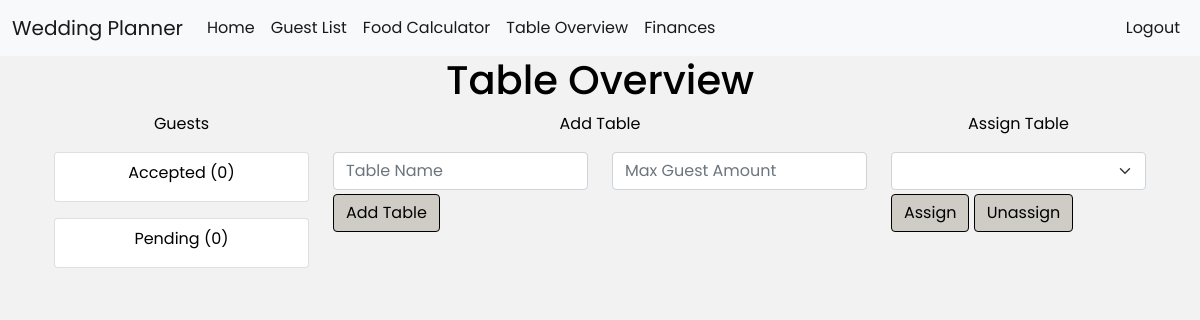
/table-overview (signed in), run on an earlier commit of the app's database.
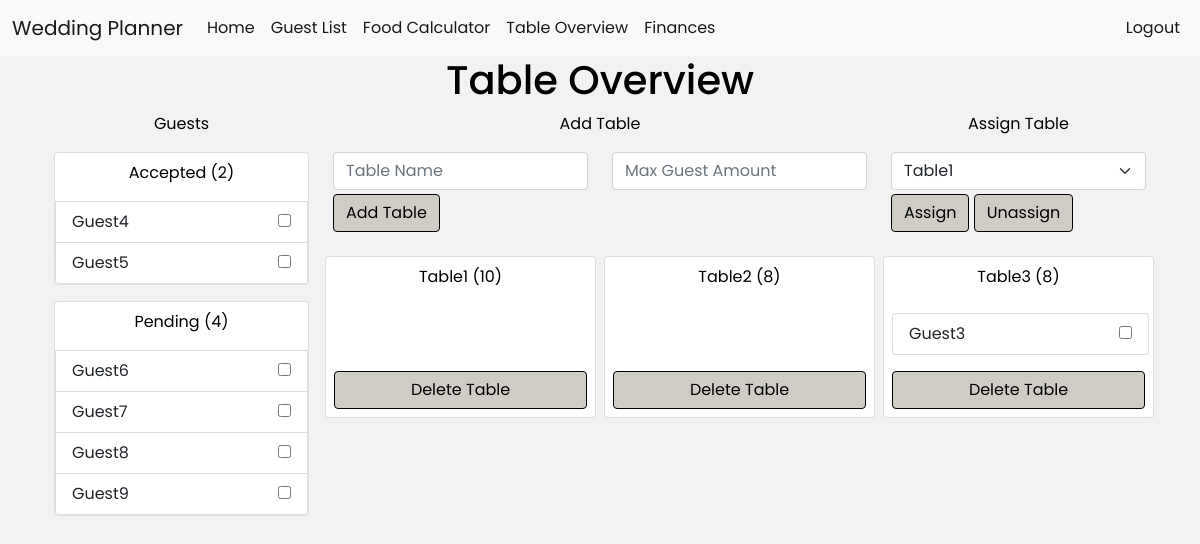
And on a later commit of the database.
### website/models.py (models this page shows)
class Guest(db.Model):
    id = db.Column(db.Integer, primary_key=True)
    name = db.Column(db.String(150))
    date = db.Column(db.DateTime(timezone=True), default=func.now())
    invitation_sent = db.Column(db.Boolean)
    user_id = db.Column(db.Integer, db.ForeignKey('user.id'))
    group_id = db.Column(db.Integer, db.ForeignKey('group.id'))
    status_id = db.Column(db.Integer, db.ForeignKey('status.id'))
    table_id = db.Column(db.Integer, db.ForeignKey('table.id'))

class Table(db.Model):
    id = db.Column(db.Integer, primary_key=True)
    user_id = db.Column(db.Integer, db.ForeignKey('user.id'))
    name = db.Column(db.String(150))
    max_guests = db.Column(db.Integer)
    guest = db.relationship('Guest')

### website/views.py (the view, shortened to what this page needs)
@views.route('/table-overview', methods=['GET', 'POST'])
@login_required
def table_overview():
    selected_guests = request.form.getlist('selected')
    selected_table = request.form.get('tables')
    print(selected_table)
    tableList = db.session.query(Table).filter_by(user_id=current_user.id)
    guestsOpen = db.session.query(Guest).filter_by(user_id=current_user.id, status_id=1, table_id = None)
    guestsAccepted = db.session.query(Guest).filter_by(user_id=current_user.id, status_id=2, table_id = None)
    rowsOpen = db.session.query(Guest).filter_by(user_id=current_user.id, status_id=1, table_id = None).count()
    rowsAcc = db.session.query(Guest).filter_by(user_id=current_user.id, status_id=2, table_id = None).count()
    return render_template("tables.html",user=current_user, tableList=tableList, guestsOpen=guestsOpen, guestsAccepted=guestsAccepted, rowsOpen=rowsOpen, rowsAcc=rowsAcc)

### website/__init__.py (called while the page is built)
def create_app():
    app = Flask(__name__)
    app.config['SQLALCHEMY_TRACK_MODIFICATIONS'] = False
    app.config['SECRET_KEY'] = 'key'
    app.config['SQLALCHEMY_DATABASE_URI'] = f'sqlite:///{DB_NAME}'
    db.init_app(app)
    UPLOAD_FOLDER = 'website/static/files'
    app.config['UPLOAD_FOLDER'] =  UPLOAD_FOLDER
    from .views import views
    from .auth import auth
    app.register_blueprint(views, url_prefix='/')
    app.register_blueprint(auth, url_prefix='/')
    from .models import User, Note
    create_database(app)
    login_manager = LoginManager()
    login_manager.login_view = 'auth.login'
    login_manager.init_app(app)
    @login_manager.user_loader
    def load_user(id):
        return User.query.get(int(id))
    return app

### website/templates/tables.html
{% extends "base.html" %} {% block title %}Home{% endblock %} {% block content %}
<div class="container">
    <form method="POST">
        <div class="row">
            <h1 align="center">Table Overview</h1>
        </div>
        <div class="row">
            <div class="col-3">
                <div class="Guestlist">
                    <p align="center">Guests</p>
                        <ul class="list-group" id="guestOpenAndAcc">
                            <div class="card">
                                <p align="center" class="mt-2">Accepted ({{ rowsAcc }})</p>
                                {% for guest in guestsAccepted %}
                                <li class="list-group-item d-flex justify-content-between align-items-center">
                                    <span class="flew-row">
                                        {{ guest.name }}
                                    </span>
                                    <span class="rlex-row-reverse">
                                        <input type="checkbox" id="selected_acc" name="selected" value={{ guest.id }}>
                                    </span>
                                </li>
                                {% endfor %}
                            </div>
                            <div class="card mt-3">
                                <p align="center" class="mt-2">Pending ({{ rowsOpen }})</p>
                                {% for guest in guestsOpen %}
                                <li class="list-group-item d-flex justify-content-between align-items-center">
                                    <span class="flew-row">
                                        {{ guest.name }}
                                    </span>
                                    <span class="flex-row-reverse">
                                        <input type="checkbox" id="selected_op" name="selected" value={{ guest.id }}>
                                    </span>
                                </li>
                                {% endfor %}
                            </div>
                        </ul>
                </div>
            </div>
            <div class="col-9">
                <div class="row">
                    <div class="col-8">
                        <p align="center">Add Table</p>
                        <div class="add_table">
                            <div class="row">
                                <div class="col">
                                    <input name="table_name" id="table_name" class="form-control" placeholder="Table Name"></input>
                                </div>
                                <div class="col">
                                    <input name="max_guests" id="max_guests" type="number" class="input-number form-control" placeholder="Max Guest Amount"></input>
                                </div>
                            </div>
                            <button type="submit" name="submit" class="add_table_value btn btn-primary mt-1" value="add_table">Add Table</button>
                        </div>
                    </div>
                    <div class="col-4">
                        <p align="center">Assign Table</p>
                        <div class="assign_table">
                            <select name="tables" id="tables" class="form-select">
                                {% for t in tableList %}
                                    <option name="selected_table" value={{t.id}}>{{t.name}}</option>
                                {% endfor %}
                            </select>
                            <button type="submit" name="submit" class="add_table_value btn btn-primary mt-1" value="assign_table">Assign</button>
                            <button type="submit" name="submit" class="add_table_value btn btn-primary mt-1" value="unassign">Unassign</button>
                        </div>
                    </div>
                </div>
                <div class="row mt-4">
                {% for table in user.table %}
                <div class="col-sm card mx-1 py-2" style="min-width: 200px;">
                    <div class="row align-items-start">
                        <p align="center">
                            {{ table.name }} ({{ table.max_guests }})
                        </p>
                        <ul class="list-group m-2" id="{{ table.id }}">
                            {% for guest in table.guest %}
                            <li class="list-group-item d-flex justify-content-between align-items-center">
                                <span class="flew-row">
                                    {{ guest.name }}
                                </span>
                                <span class="flew-row-reverse">
                                    <input type="checkbox" id="selected_op  " name="selected" value={{ guest.id }}>
                                </span>
                            </li>
                            {% endfor %}
                        </ul>
                    </div>
                    <div class="row d-flex align-items-end px-2" style="height: 100%;">
                        <button type="button" class="delete btn btn-secondary mt-2" onClick="deleteTable({{ table.id }})">
                            <span aria-hidden="true">Delete Table</span>
                        </button>
                    </div>
                </div>
                {% endfor %}
                </div>
            </div>
        </div>
    </form>
</div>
{% endblock %}

### website/templates/base.html (shortened to what this page needs)
<!DOCTYPE html>
<html>
  <head>
    <link
    href="https://cdn.jsdelivr.net/npm/bootstrap@5.1.3/dist/css/bootstrap.min.css"
    rel="stylesheet"
>
    <link rel= "stylesheet" type= "text/css" href= "{{ url_for('static',filename='styles/main2.css') }}">
  </head>
  <body>
    <nav class="navbar navbar-expand-lg navbar-light bg-light">
      <div class="container-fluid">
        <a class="navbar-brand" href="/">Wedding Planner</a>
        <div class="collapse navbar-collapse" id="navbarNav">
          <ul class="navbar-nav">
            {% if user.is_authenticated %}
            <li class="nav-item">
              <a class="nav-link active" aria-current="page" href="/">Home</a>
            </li>
            <li class="nav-item">
              <a class="nav-link active" aria-current="page" href="/guest-list">Guest List</a>
            </li>
            <li class="nav-item">
              <a class="nav-link active" aria-current="page" href="/foodcalc">Food Calculator</a>
            </li>
            <li class="nav-item">
              <a class="nav-link active" aria-current="page" href="/table-overview">Table Overview</a>
            </li>
            <li class="nav-item">
              <a class="nav-link active" aria-current="page" href="/finances">Finances</a>
            </li>
            {% endif %}
          </ul>
          <ul class="navbar-nav ms-auto">
            {% if user.is_authenticated %}
            <li class="nav-item">
              <a class="nav-link active" aria-current="page" href="/logout">Logout</a>
            </li>
          {% endif %}
        </div>
      </div>
    </nav>
    <div class="container">{% block content %} {% endblock %}</div>
  </body>
</html>

### website/static/styles/main2.css (style rules this page uses)
:root { --primary-color: black; }
body { background: #F2F2F2; margin: 0; font-family: "Poppins"; color: black; }
.btn-primary { color: var(--primary-color); background-color: rgb(206, 204, 197); border: solid black; border-width: 1px; }
.btn-secondary { color: var(--primary-color); background-color: rgb(206, 204, 197); border: solid black; border-width: 1px; }

What changed in the data, as far as the page shows it:
added Guest: name "Guest4", shown under "Table Overview"
added Guest: name "Guest5", shown under "Table Overview"
added Guest: name "Guest6"
added Guest: name "Guest7"
added Guest: name "Guest8"
added Guest: name "Guest9"
added Table: name "Table1", max_guests "10"
added Table: name "Table2", max_guests "8"
added Table: name "Table3", max_guests "8"
added Guest: name "Guest3", shown under "Table3"
Also different on the page:
{{ rowsAcc }}: "0" → "2"
{{ rowsOpen }}: "0" → "4"
form field tables: (not shown) → "Table1"
